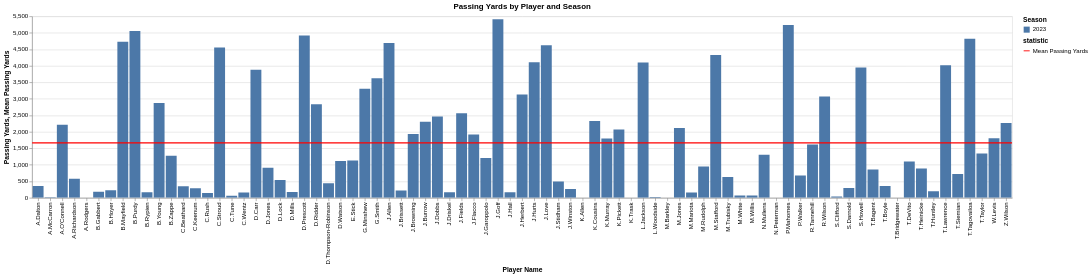

Write notebook code for a chart like this one.
### Code cell
season_filter = alt.param(
    name = 'selected_season',
    value = 2023,
    bind = alt.binding_select(
        options = season_list,
        name = 'Season'
    )
)

bar_chart_passing_yards = (alt.Chart(qb_season_agg).mark_bar().encode(
    x=alt.X('player_name:N', title='Player Name'),
    y=alt.Y('passing_yards:Q', title='Passing Yards'),
    color=alt.Color('season:N', title='Season'),
    tooltip=['player_name', 
             'season', 
             'passing_yards', 
             'passing_tds', 
             'passing_interceptions', 
             'completion_percentage', 
             'passing_yards_per_game']
).add_params(season_filter)
.transform_filter(alt.datum.season == season_filter)
).properties(
    title='Passing Yards by Player and Season'
).interactive()

mean_passing_yards_line = (
    alt.Chart(qb_season_agg).transform_filter(alt.datum.season == season_filter)
    .transform_calculate(
        statistic="'Mean Passing Yards'"
    )
    .mark_rule(
        strokeWidth=2
    )
    .encode(
        y=alt.Y(
            'mean(passing_yards):Q',
            title='Mean Passing Yards'
        ),
    color=alt.Color(
        'statistic:N',
        scale=alt.Scale(
            domain = ['Mean Passing Yards'],
            range = ['red']
        )
    )
)
)

chart = (
    bar_chart_passing_yards + mean_passing_yards_line).resolve_scale(color='independent')

chart

### Figure 1 — Vega-Lite specification as saved in the notebook (floating-point values rounded to 4 significant figures; data arrays with more than 128 entries replaced by an {"elided": "..."} marker saying what was removed)
{"config": {"view": {"continuousWidth": 300, "continuousHeight": 300}}, "layer": [{"mark": {"type": "bar"}, "encoding": {"color": {"field": "season", "title": "Season", "type": "nominal"}, "tooltip": [{"field": "player_name", "type": "nominal"}, {"field": "season", "type": "quantitative"}, {"field": "passing_yards", "type": "quantitative"}, {"field": "passing_tds", "type": "quantitative"}, {"field": "passing_interceptions", "type": "quantitative"}, {"field": "completion_percentage", "type": "quantitative"}, {"field": "passing_yards_per_game", "type": "quantitative"}], "x": {"field": "player_name", "title": "Player Name", "type": "nominal"}, "y": {"field": "passing_yards", "title": "Passing Yards", "type": "quantitative"}}, "name": "view_bdcf119623cfd373_0", "title": "Passing Yards by Player and Season", "transform": [{"filter": "(datum.season === selected_season)"}]}, {"mark": {"type": "rule", "strokeWidth": 2}, "encoding": {"color": {"field": "statistic", "scale": {"domain": ["Mean Passing Yards"], "range": ["red"]}, "type": "nominal"}, "y": {"aggregate": "mean", "field": "passing_yards", "title": "Mean Passing Yards", "type": "quantitative"}}, "transform": [{"filter": "(datum.season === selected_season)"}, {"calculate": "'Mean Passing Yards'", "as": "statistic"}]}], "data": {"name": "data-55b296f6f234325e14df6c5ca1ffc0fc"}, "params": [{"name": "selected_season", "bind": {"input": "select", "options": [2018, 2019, 2020, 2021, 2022, 2023, 2024, 2025, 2026], "name": "Season"}, "value": 2023}, {"name": "param_1e9efca18e7a2868", "select": {"type": "interval", "encodings": ["x", "y"]}, "bind": "scales", "views": ["view_bdcf119623cfd373_0"]}], "resolve": {"scale": {"color": "independent"}}, "$schema": "https://vega.github.io/schema/vega-lite/v6.4.1.json", "datasets": {"data-55b296f6f234325e14df6c5ca1ffc0fc": {"elided": "681 records"}}}
